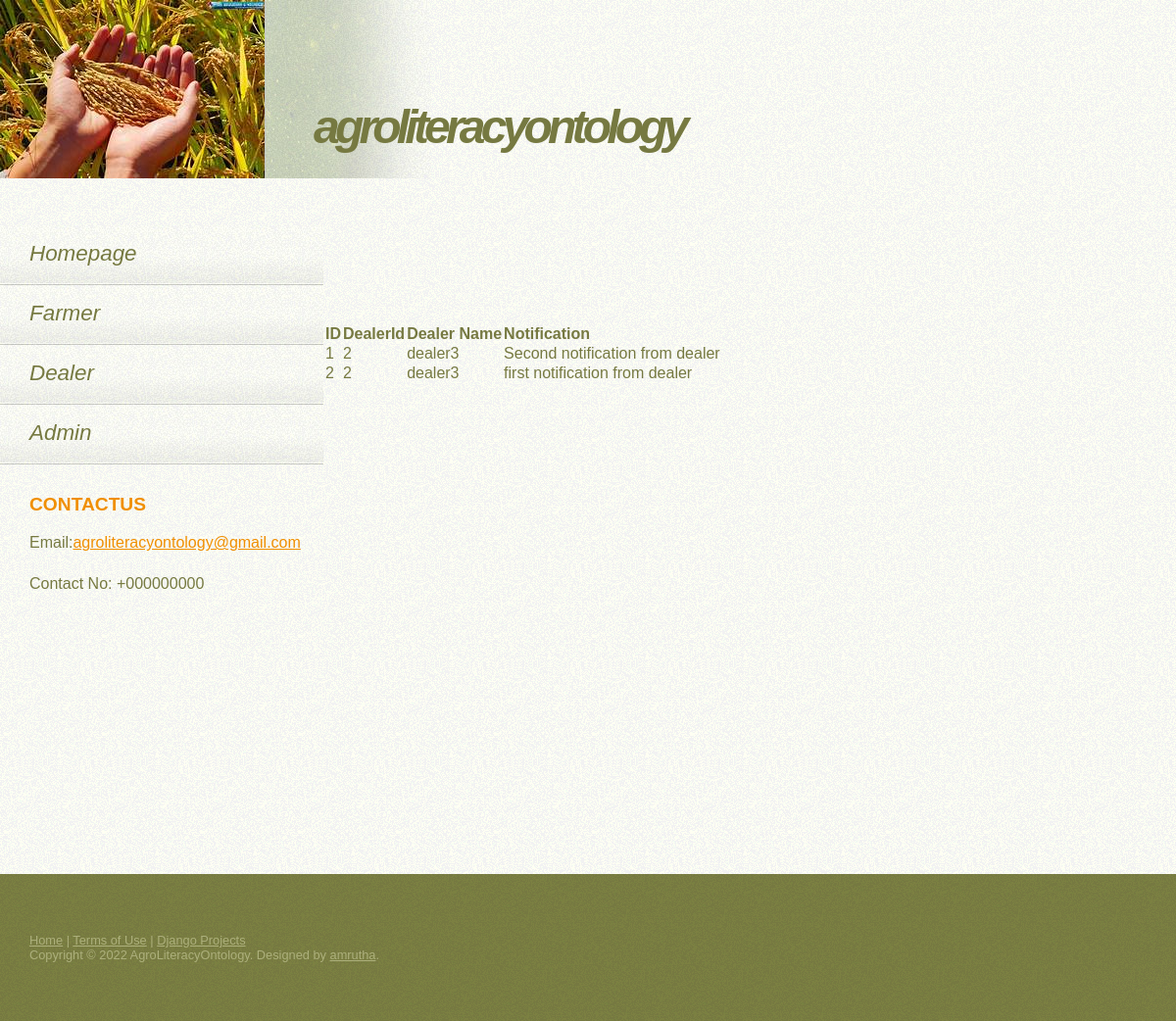
Page /admin_view_notification/ on the committed database.
### ontology/models.py (models this page shows, shortened)
class DealerNotification(models.Model):
    DealerId = models.ForeignKey(Dealer, on_delete=models.CASCADE)
    Notification = models.TextField()

class Dealer(models.Model):
    Firstname = models.CharField(max_length=100)
    Lastname = models.CharField(max_length=100)
    Email = models.EmailField()
    Place = models.CharField(max_length=100)
    Phone = models.IntegerField()
    Password = models.CharField(max_length=8)
    Confirmpassword =models.CharField(max_length=8)
    Status = models.BooleanField(default=False)

### ontology/views.py (the view)
# urls.py: path('admin_view_notification/', views.admin_view_notification, name='admin_view_notification'),
def admin_view_notification(request):
    dealer = Dealer.objects.all()
    notification = DealerNotification.objects.all()
    return render(request, 'ontology/admin_view_notification.html', {'dealer':dealer, 'notification':notification})

### ontology/templates/ontology/admin_view_notification.html
<!DOCTYPE html>
{% extends 'ontology/base.html' %}
{% load static %}
{% block content %}
	<div style="margin-top: 100px; margin-left: 300px;margin-bottom: 500px;text-align: left;">
		<table>
			<thead>
				<tr>
					<th>ID</th>
					<th>DealerId</th>
					<th>Dealer Name</th>
					<th>Notification</th>
				</tr>
			</thead>
			<tbody>
			{% for i in notification %}
				<tr>
					<td>{{ i.id }}</td>
					<td>{{ i.DealerId.id}}</td>
					<td>{{ i.DealerId.Firstname }}</td>
					<td>{{ i.Notification }}</td>
				</tr>
			{% endfor %}
			</tbody>
		</table>
		</div>
	{% endblock %}

### static/default.css (style rules this page uses)
* { margin: 0; padding: 0; }
body { background: #FFFEF5 url(images/img01.gif); font-family: "Trebuchet MS", Arial, Helvetica, sans-serif; color: #767941; }

### rows in the picture
DealerNotification: id "1", DealerId.id "2", DealerId.Firstname "dealer3", Notification "Second notification from dealer"
DealerNotification: id "2", DealerId.id "2", DealerId.Firstname "dealer3", Notification "first notification from dealer"
